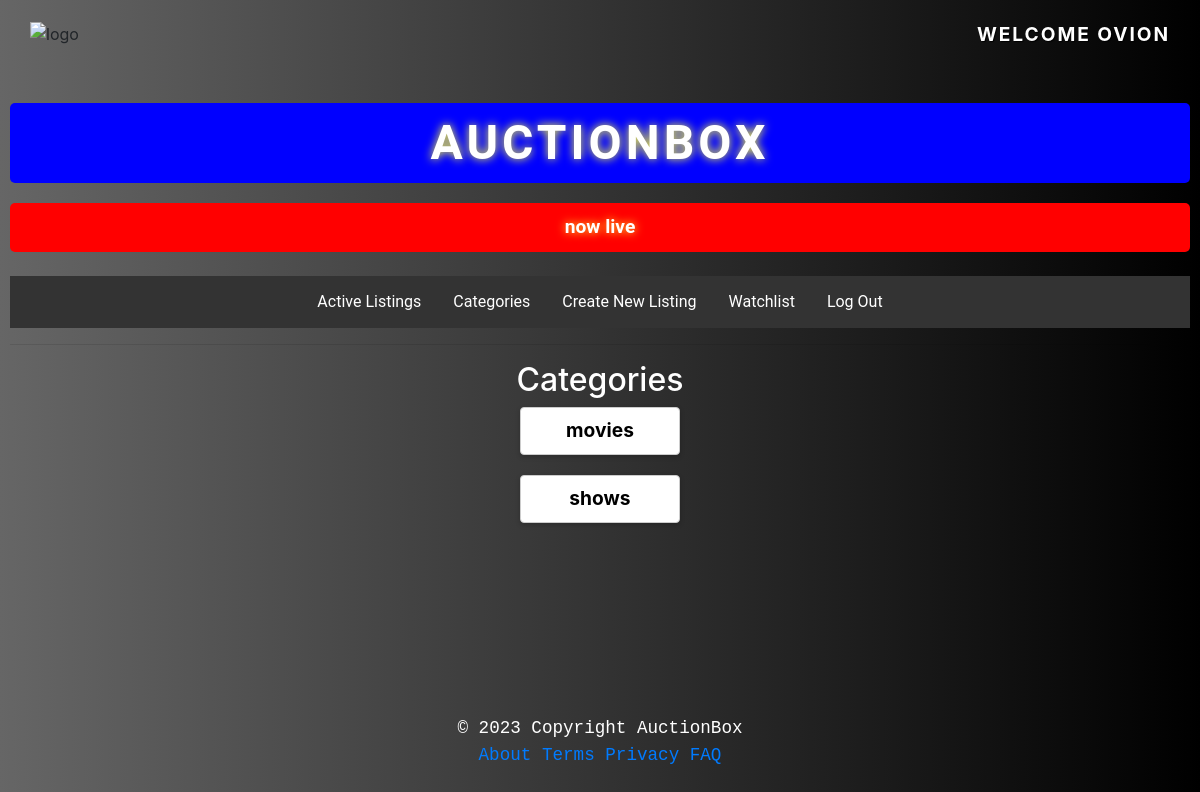
Before: /categories (signed in) with the older database file.
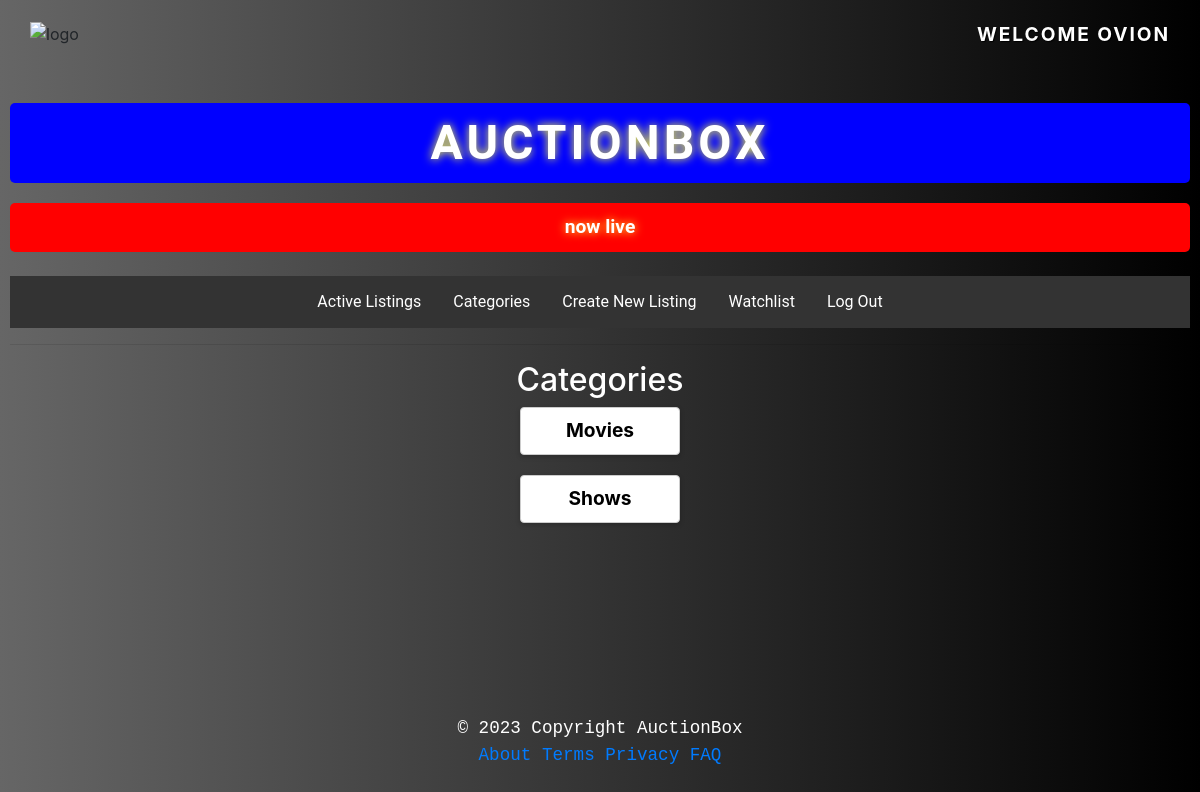
After: the same page with the newer database file.
### auctions/models.py (models this page shows, shortened)
class User(AbstractUser):
    pass

class Category(models.Model):
    categoryName = models.CharField(max_length=50)

### auctions/views.py (the view)
# urls.py: path("categories", views.categories, name='categories'),
def categories(request):
    categories = Category.objects.all()
    return render(request, 'auctions/categories.html', {'categories': categories})

### auctions/templates/auctions/categories.html (shortened to what this page needs)
{% extends "auctions/layout.html" %}
{% block body %}
{% if user.is_authenticated %}
<h2 class="text-center">Categories</h2>
<div>
    {% for category in categories %}
    <div class="row mx-3">
      <div class="card mx-3" style="width: 10rem; height: 3rem;">
        <a href="{% url 'category_listings' category.id %}">
          <div class="category">
                <span class="category-name" style="color: black;">
                  {{category.categoryName}}
                </span>
          </div>
        </a>
       </div>
      </div>
    {% endfor %}
</div>
{% else %}
<h2 class="text-center">Please log in to view active listings.</h2>
{% endif %}
{% endblock %}

### auctions/templates/auctions/layout.html (shortened to what this page needs)
{% load static %}
<!DOCTYPE html>
<html lang="en">
    <head>
        <link rel="stylesheet" href="https://stackpath.bootstrapcdn.com/bootstrap/4.3.1/css/bootstrap.min.css">
        <link rel="stylesheet" href="https://stackpath.bootstrapcdn.com/bootstrap/4.4.1/css/bootstrap.min.css">
        <link href="{% static 'auctions/styles.css' %}" rel="stylesheet">
    </head>
  <body>
{% if user.is_authenticated %}
        <div class="body">
          <div class="logo">
            <img src="https://raw.githubusercontent.com/ninijoe/wolfe/main/images/anotherwolfe.png" alt="logo">
            <strong> welcome {{ user.username }}</strong>
          </div>
          <h1>
              <div style="color: white; font-family: 'Roboto', sans-serif; font-size: 1.2em; font-weight: bold; text-align: center; padding: 10px; background-color: blue; border-radius: 5px; text-shadow: 0 0 10px #ff3; ">auctionbox</div>
          </h1>
          <div style="color: white; font-family: 'Roboto', sans-serif; font-size: 1.2em; font-weight: bold; text-align: center; padding: 10px; background-color: red; border-radius: 5px; text-shadow: 0 0 10px #ff3; animation: marquee 5s linear infinite;"> now live </div>
          <br>
          <ul class="nav">
                  <li class="nav-item">
                      <a class="nav-link" href="{% url 'index' %}">Active Listings</a>
                  </li>
                  <li class="nav-item">
                      <a class="nav-link" href="{% url 'categories' %}">Categories</a>
                  </li>
                  <li class="nav-item">
                      <a class="nav-link" href="{% url 'create_listing' %}">Create New Listing</a>
                  </li>
                  <li class="nav-item">
                      <a class="nav-link" href="{% url 'watchlist' %}">Watchlist</a>
                  </li>
                  <li class="nav-item">
                      <a class="nav-link" href="{% url 'logout' %}">Log Out</a>
                  </li>
              {% endif %}
          </ul>
          <hr>
        </div>
        {% block body %}
        {% endblock %}
    </body>
    <br><br><br>
    <div class="footer-section">
      <section>
        <footer style="text-align: center; color: white; font-family: 'Courier New', monospace;">© 2023 Copyright AuctionBox </footer>
        <div class="footer-links">
          <a href="{% url 'about' %}">About </a>
          <a href="{% url 'terms' %}">Terms </a>
          <a href="#">Privacy </a>
          <a href="#">FAQ </a>
        </div>
      </section>
    </div>
</html>

### auctions/static/auctions/styles.css (style rules this page uses)
body { padding: 10px; }

### auctions/templates/auctions/layout.html (style rules this page uses)
body { background: linear-gradient(to left, #000000, #111111, #222222, #333333, #444444, #555555, #666666); }
strong { font-weight: bold; font-size: 1.2em; color: white; text-transform: uppercase; letter-spacing: 0.1em; margin: 0.5em 0; line-height: 1.5em; text-shadow: 1px 1px 1px #000; margin-right: 20px; }
h1 { color: #1DB954; font-family: 'Roboto', sans-serif; font-size: 2.5rem; font-weight: bold; text-transform: uppercase; letter-spacing: 0.1em; margin: 0.5em 0; line-height: 1.5em; text-shadow: 1px 1px 1px #000; margin-top: 45px; }
.nav { list-style-type: none; margin: 0; padding: 0; overflow: hidden; background-color: #333; }
.nav-item { float: left; list-style-type: none; }
.nav-link { display: block; color: white; text-align: center; padding: 4px 6px; text-decoration: none; font-family: 'Roboto', sans-serif; font-size: 1.2rem; }
.nav { list-style-type: none; margin: 0; padding: 0; justify-content: center; background-color: #333; display: flex; flex-wrap: nowrap; list-style-type: none; }
.nav li a { display: block; color: white; text-align: center; padding: 14px 16px; text-decoration: none; justify-content: center; flex: 0 0 auto; font-size: 1rem; border-radius: 20px; list-style-type: none; }
.logo img { width: 6%; max-width: 100%; height: auto; margin-left: 20px; }
.logo { display: flex; justify-content: space-between; align-items: center; width: 100%; position: relative; top: 0; left: 0; }
.footer-section { -webkit-text-size-adjust: 100%; font-family: Open Sans, Helvetica, Arial, sans; color: #333333; font-size: 1.1em; width: 100%; margin-left: 0px; background-color: #212121f2; position: relative; background-color: transparent; margin-top: 100px; font-size: 1.1em; }
.footer-links { justify-content: center; text-align: center; flex: auto; flex-direction: row; font-family: 'Courier New', monospace; text-decoration: none; }

### auctions/templates/auctions/categories.html (style rules this page uses)
.row { display: flex; flex-wrap: wrap; justify-content: center; }
.card { border: 1px solid #ccc; box-shadow: 0px 2px 5px rgba(0, 0, 0, 0.2); margin-bottom: 20px; width: 10rem; height: 3rem; }
h2 { color: white; }
.category { display: flex; justify-content: center; align-items: center; font-size: 1.2rem; font-weight: bold; padding: 10px; text-decoration: none; text-decoration-line: none; text-align: center; padding: 0.5rem; }

Changed rows visible on the page:
changed Category: categoryName "movies" → "Movies"
changed Category: categoryName "shows" → "Shows"
